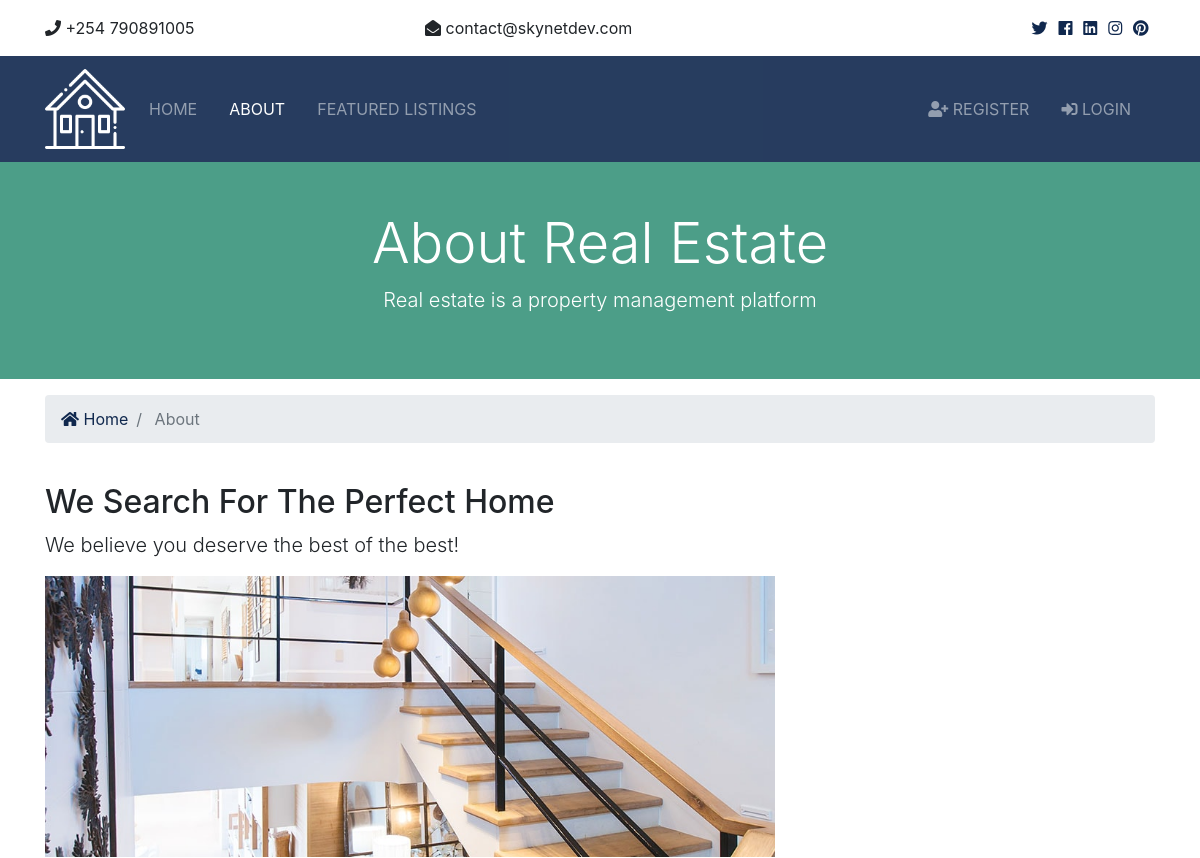
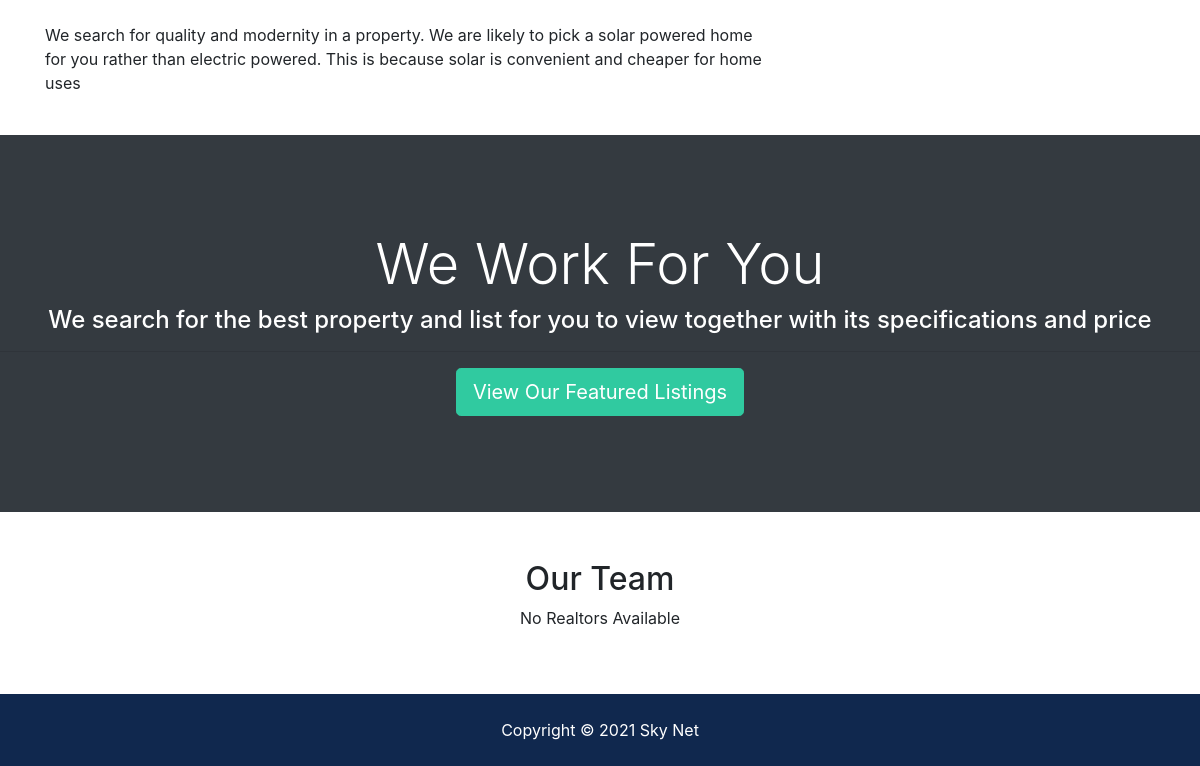
Before: /about with the older database file (2 pictures, top to bottom).
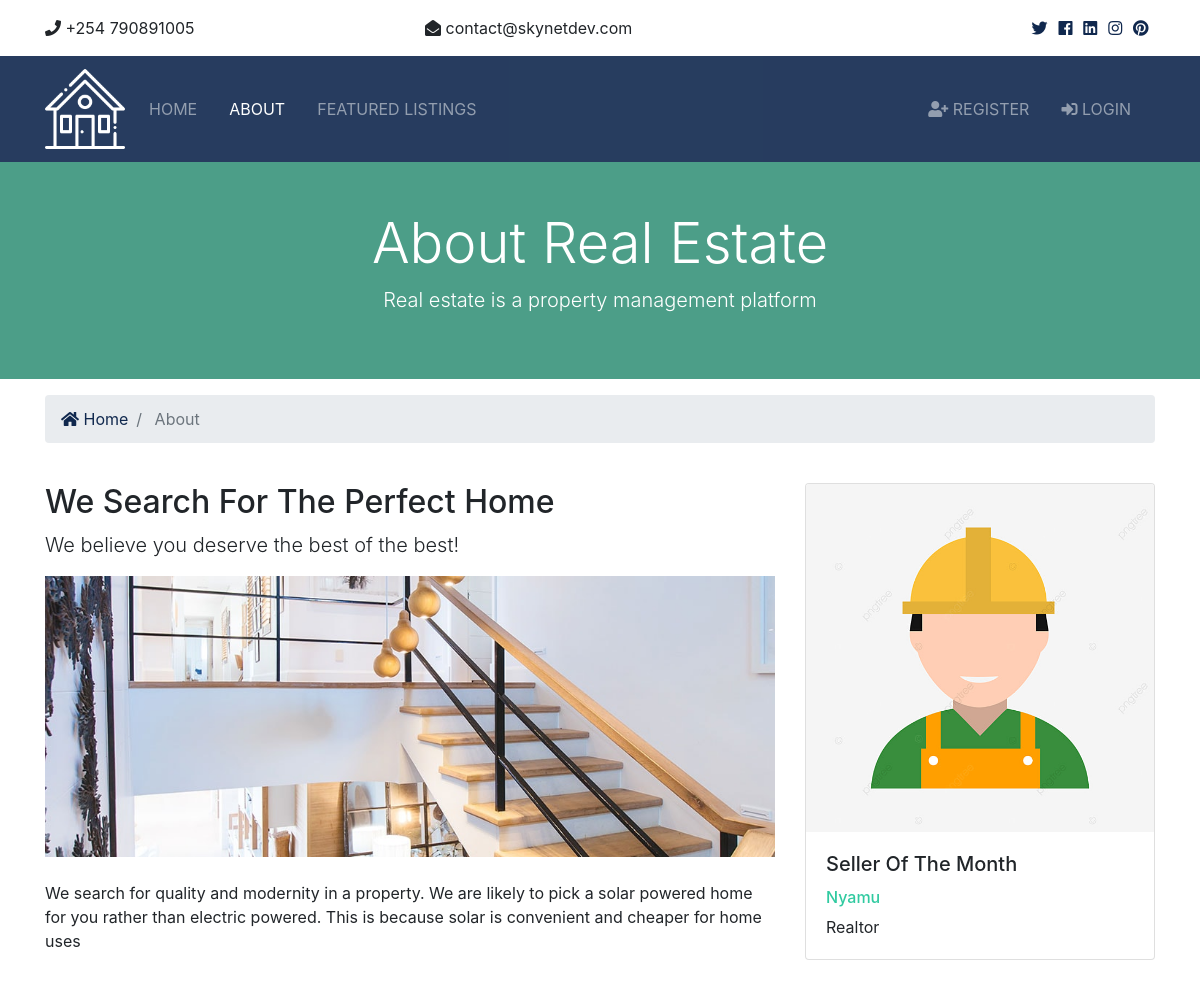
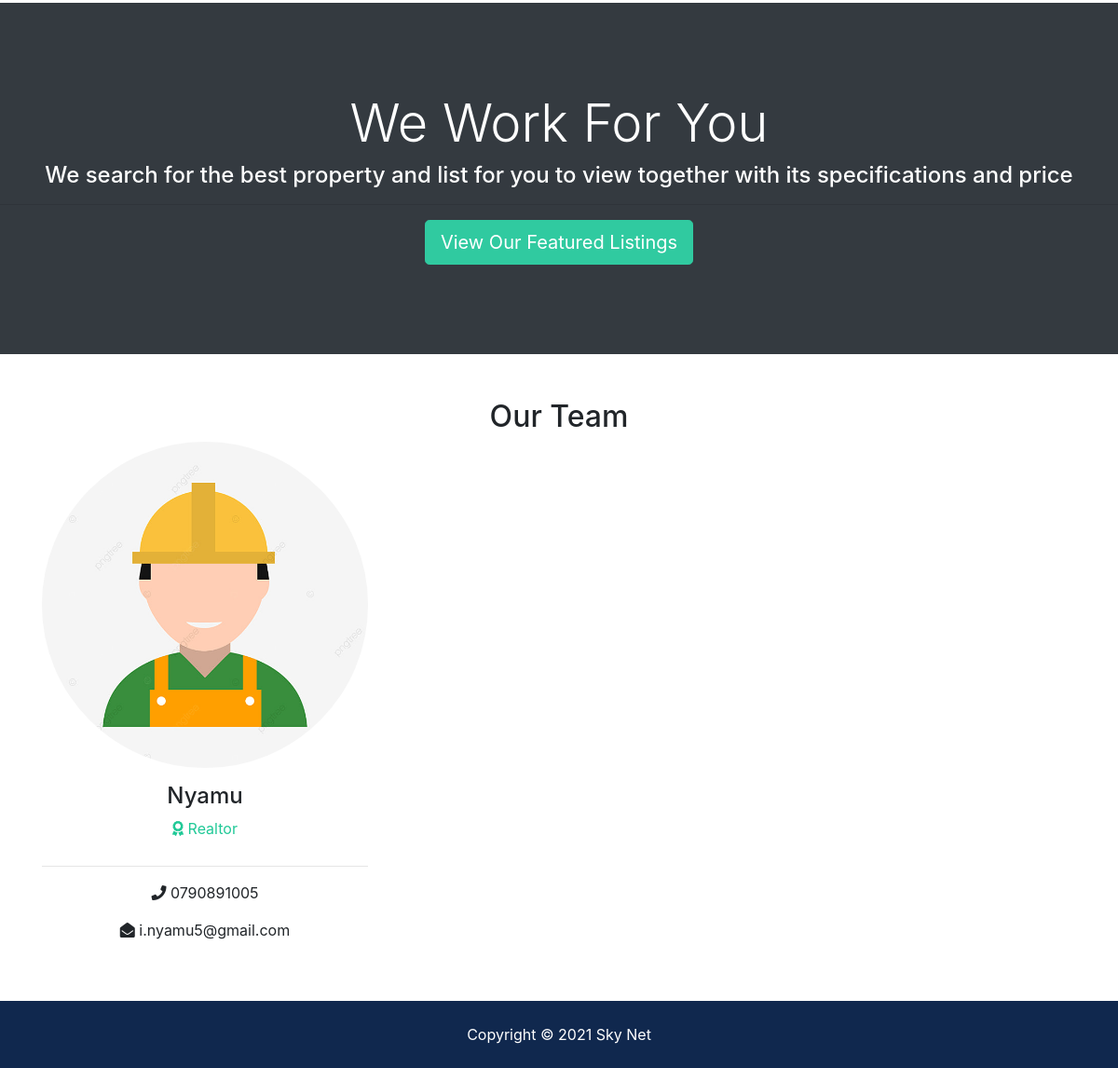
After: the same page with the newer database file (2 pictures, top to bottom).
### realtors/models.py (models this page shows, shortened)
class Realtor(models.Model):
  name = models.CharField(max_length=200)
  photo = models.ImageField(upload_to='photos/%Y/%m/%d/')
  description = models.TextField(blank=True)
  phone = models.CharField(max_length=20)
  email = models.CharField(max_length=50)
  is_mvp = models.BooleanField(default=False)
  hire_date = models.DateTimeField(default=datetime.now, blank=True)

### pages/views.py (the view)
# urls.py: path('about',views.about,name ='about'),
def about(request):
    realtors = Realtor.objects.order_by('-hire_date')
    mvp_realtors = Realtor.objects.all().filter(is_mvp=True)
    context = {
        'realtors': realtors,
        'mvp_realtors': mvp_realtors
    }
    return render(request, 'pages/about.html', context)

### templates/pages/about.html (shortened to what this page needs)
{% extends 'base.html' %}
{% load static %}
{% block content %}
<section id="showcase-inner" class="py-5 text-white">
    <div class="container">
      <div class="row text-center">
        <div class="col-md-12">
          <h1 class="display-4">About Real Estate</h1>
          <p class="lead">Real estate is a property management platform</p>
        </div>
      </div>
    </div>
  </section>
  <section id="bc" class="mt-3">
    <div class="container">
      <nav aria-label="breadcrumb">
        <ol class="breadcrumb">
          <li class="breadcrumb-item">
            <a href="{% url 'index' %}">
              <i class="fas fa-home"></i> Home</a>
          </li>
          <li class="breadcrumb-item active"> About</li>
        </ol>
      </nav>
    </div>
  </section>
  <section id="about" class="py-4">
    <div class="container">
      <div class="row">
        <div class="col-md-8">
          <h2>We Search For The Perfect Home</h2>
          <p class="lead">We believe you deserve the best of the best!</p>
          <img src="{% static 'img/about.jpg' %}" alt="">
          <p class="mt-4">We search for quality and modernity in a property. We are likely to pick a solar powered home for you rather than electric powered. This is because solar is convenient and cheaper for home uses</p>
        </div>
        <div class="col-md-4">
          {% if mvp_realtors %}
            {% for realtor in mvp_realtors %}
            <div class="card">
                <img class="card-img-top" src="{{ realtor.photo.url }}" alt="Seller of the month">
                <div class="card-body">
                  <h5 class="card-title">Seller Of The Month</h5>
                  <h6 class="text-secondary">{{ realtor.name }}</h6>
                  <p class="card-text">{{ realtor.description }}
                  </p>
                </div>
              </div>
            {% endfor %}
          {% endif %}
        </div>
      </div>
    </div>
  </section>
  <section id="work" class="bg-dark text-white text-center">
    <h2 class="display-4">We Work For You</h2>
    <h4>We search for the best property and list for you to view together with its specifications and price</h4>
    <hr>
    <a href="{% url 'listings' %}" class="btn btn-secondary text-white btn-lg">View Our Featured Listings</a>
  </section>
  <section id="team" class="py-5">
    <div class="container">
      <h2 class="text-center">Our Team</h2>
      <div class="row text-center">
        {% if realtors %}
          {% for realtor in realtors %}
          <div class="col-md-4">
              <img src="{{ realtor.photo.url }}" alt="" class="rounded-circle mb-3">
              <h4>{{ realtor.name }}</h4>
              <p class="text-success">
                <i class="fas fa-award text-success mb-3"></i> Realtor</p>
              <hr>
              <p>
                <i class="fas fa-phone"></i> {{ realtor.phone }}</p>
              <p>
                <i class="fas fa-envelope-open"></i> {{ realtor.email }}</p>
            </div>
          {% endfor %}
        {% else %}
          <div class="col-md-12">
            <p>No Realtors Available</p>
          </div>
        {% endif %}
      </div>
    </div>
  </section>
{% endblock %}

Changed rows visible on the page:
added Realtor: photo (picture), name "Nyamu", description "Realtor", phone "0790891005", email "i.nyamu5@gmail.com"
Other visible differences:
text no longer shown: "No Realtors Available"
